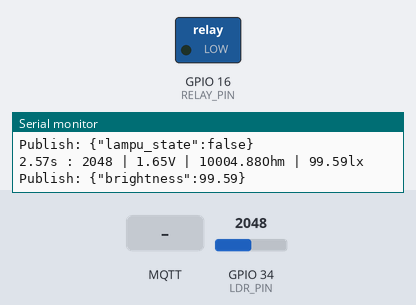
Simulated run of this sketch. Board: ESP32. Shown: switched loads named in the sketch (green lamp = pin HIGH), the last lines printed to the serial monitor. The test bench sets the inputs (shaded band); at power-on: GPIO 34 (LDR_PIN) = 2048. WiFi joins after 1.5 s; servers stay silent unless stated; no MQTT or app messages arrive unless stated.

Above: at 2.7 s.
2.8 s: GPIO 34 (LDR_PIN) set to 2501
4.7 s: GPIO 34 (LDR_PIN) set to 2604
At 6.8 s:
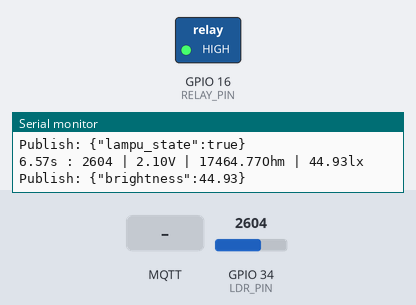
8.5 s: MQTT message "setLampuState" arrives on the first subscribed topic
At 9.2 s:
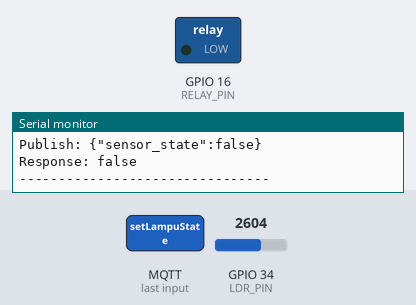
Timing chart, 0 to 11.5 s (numbered marks = the images above; inputs shaded):
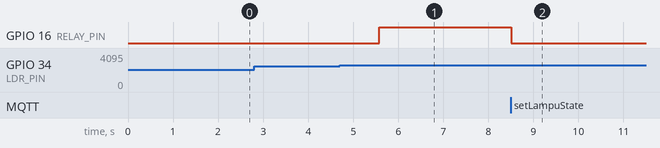

Measured:
- the behaviour switches between 2532 and 2533 on GPIO 34 (LDR_PIN) (found by bisection; images 0 and 1)
- after the input at 4.7 s, GPIO 16 (RELAY_PIN): LOW → HIGH after 0.88 s
- after the input at 8.5 s, GPIO 16 (RELAY_PIN): HIGH → LOW at once

The sketch:

KY-018.ino
```cpp
#include <WiFi.h>
#include <PubSubClient.h>

// definisi pin
#define LDR_PIN 34
#define RELAY_PIN 16

// wifi
#define WIFI_SSID "Wokwi-GUEST"
#define WIFI_PASSWORD ""
/* #define WIFI_SSID "Redmi Note 13 Pro 5G"
#define WIFI_PASSWORD "12121212" */

// MQTT Broker
#define MQTT_BROKER "202.0.107.154"
// #define MQTT_BROKER "thingsboard.aiot.my.id"
#define MQTT_CLIENT_ID "b5praadqnmxaxhph0mar"
#define MQTT_USERNAME "qsz35j1dxdfuzs2c5mbh"
#define MQTT_PASSWORD "18fybhco2hah52ilv47j"
#define MQTT_PORT 1983
#define MQTT_TOPIC_TELE_PUB "v1/devices/me/telemetry" // untuk publish
#define MQTT_TOPIC_RPC_REQ_SUB "v1/devices/me/rpc/request/+" // untuk RPC (remote procedural call) menerima data/perintah dari server
#define MQTT_TOPIC_BASE_RPC_RESP_PUB "v1/devices/me/rpc/response/" // untuk publish response dari RPC
#define MQTT_TOPIC_ATTR_SUB "v1/devices/me/attributes" // untuk subscribe atribut dari server
#define MQTT_TOPIC_BASE_ATTR_REPL_REQ_PUB "v1/devices/me/attributes/request/" // untuk publish request atribut ke server
#define MQTT_TOPIC_ATTR_REPL_SUB "v1/devices/me/attributes/response/+" // untuk subscribe atribut dari server cara lain

WiFiClient espClient;
PubSubClient client(espClient);

bool lampuState = false, sensorState = true, publishCahayaState = false, publishCahayaState2 = true;
String message, topicStr, responseRpc, publishMessage;
uint16_t telemetryPeriod = 1000;

void callback(char* topic, byte* payload, uint32_t length) {
  message = "";
  topicStr = String(topic);

  for (int i = 0; i < length; i++) {
    message += (char)payload[i];
  }

  Serial.println("--------------------------------");
  Serial.print("Message arrived in topic: ");
  Serial.println(topic);
  Serial.print("Message: ");
  Serial.println(message);

  if (topicStr.indexOf("rpc") != -1) {
    int requestIdPos = topicStr.indexOf("v1/devices/me/rpc/request/") + 26;
    String requestIdStr = topicStr.substring(requestIdPos);
    String MQTT_TOPIC_RPC_RESP_PUB = MQTT_TOPIC_BASE_RPC_RESP_PUB + String(requestIdStr);

    if (message.indexOf("setLampuState") != -1) {
      if (message.substring(message.indexOf("params") + 8) == "true}") {
        responseRpc = "true";
        lampuState = true;
      } else {
        responseRpc = "false";
        lampuState = false;
      }

      sensorState = false; // kalau hidup atau matikan dari switch lampu di dashboard, sensor mati

      publishMessage = "{\"sensor_state\":false}";
      client.publish(MQTT_TOPIC_TELE_PUB, &publishMessage[0]);

      Serial.print("Publish: ");
      Serial.println(publishMessage);
    } else if (message.indexOf("setSensorState") != -1) {
      if (message.substring(message.indexOf("params") + 8) == "true}") {
        responseRpc = "true";
        sensorState = true;
      } else {
        responseRpc = "false";
        sensorState = false;
      }

      publishCahayaState = true;
      publishCahayaState2 = true;
    }

    Serial.print("Response: ");
    Serial.println(responseRpc);
    client.publish(&MQTT_TOPIC_RPC_RESP_PUB[0], &responseRpc[0]);
  } else if (topicStr.indexOf("attributes") != -1) {
    int attributePos = message.indexOf("tele_period");

    if (attributePos != -1) {
      attributePos += 13;

      if (message.substring(attributePos).toInt() >= 1000) {
        telemetryPeriod = message.substring(attributePos).toInt();
        Serial.print("Telemetry Publish Period: ");
        Serial.print(telemetryPeriod / 1000.);
        Serial.println("s");
      } else {
        telemetryPeriod = 1000;
        Serial.println("Telemetry period is too low than 1s, set telemetry period to 1s");
      }
    }
  }

  Serial.println("--------------------------------");
}

uint32_t requestAttributeId = 1;

void reconnect() {
  while (!client.connected()) {
    Serial.print("The client ");
    Serial.print(MQTT_CLIENT_ID);
    Serial.println(" connecting to the public MQTT broker");
    if (client.connect(MQTT_CLIENT_ID, MQTT_USERNAME, MQTT_PASSWORD)) {
      Serial.println("Public EMQX MQTT broker connected");
    } else {
      Serial.print("Failed with state ");
      Serial.print(client.state());
      Serial.println(" try again in 5 seconds");
      delay(5000);
    }
  }

  String MQTT_TOPIC_ATTR_REPL_REQ_PUB = MQTT_TOPIC_BASE_ATTR_REPL_REQ_PUB + String(requestAttributeId);
  client.publish(MQTT_TOPIC_ATTR_REPL_REQ_PUB.c_str(), "{\"clientKeys\":\"cliattr1,cliattr2\",\"sharedKeys\":\"tele_period,sharedattr2\"}");

  Serial.print("Topic: ");
  Serial.println(MQTT_TOPIC_ATTR_REPL_REQ_PUB);
  Serial.println("Publish: {\"clientKeys\":\"cliattr1,cliattr2\",\"sharedKeys\":\"tele_period,sharedattr2\"}");

  requestAttributeId++;

  publishMessage = "{\"lampu_state\":false}";
  client.publish(MQTT_TOPIC_TELE_PUB, &publishMessage[0]);

  Serial.print("Publish: ");
  Serial.println(publishMessage);

  publishMessage = "{\"sensor_state\":true}";
  client.publish(MQTT_TOPIC_TELE_PUB, &publishMessage[0]);

  Serial.print("Publish: ");
  Serial.println(publishMessage);

  client.subscribe(MQTT_TOPIC_RPC_REQ_SUB); // rpc subscribe
  client.subscribe(MQTT_TOPIC_ATTR_SUB); // telemetry period subscribe
  client.subscribe(MQTT_TOPIC_ATTR_REPL_SUB); // attribute request -> response subscribe
}

void setup() {
  Serial.begin(115200); // setel baud

  analogSetAttenuation(ADC_11db); // untuk membaca hingga 3.3V
  pinMode(RELAY_PIN, OUTPUT);
  digitalWrite(RELAY_PIN, LOW); // agar relay mati pada awalnya

  // Connecting to a WiFi network
  WiFi.begin(WIFI_SSID, WIFI_PASSWORD);
  Serial.print("Connecting to Wi-Fi");
  while (WiFi.status() != WL_CONNECTED) {
    delay(500);
    Serial.print(".");
  }
  Serial.println();
  Serial.println("Connected to the Wi-Fi network");

  // connecting to a mqtt broker
  client.setServer(MQTT_BROKER, MQTT_PORT);
  client.setCallback(callback);

  while (!client.connected()) {
    Serial.print("The client ");
    Serial.print(MQTT_CLIENT_ID);
    Serial.println(" connecting to the public MQTT broker");
    if (client.connect(MQTT_CLIENT_ID, MQTT_USERNAME, MQTT_PASSWORD)) {
      Serial.println("Public EMQX MQTT broker connected");
    } else {
      Serial.print("Failed with state ");
      Serial.print(client.state());
      Serial.println(" try again in 5 seconds");
      delay(5000);
    }
  }

  String MQTT_TOPIC_ATTR_REPL_REQ_PUB = MQTT_TOPIC_BASE_ATTR_REPL_REQ_PUB + String(requestAttributeId);
  client.publish(MQTT_TOPIC_ATTR_REPL_REQ_PUB.c_str(), "{\"clientKeys\":\"cliattr1,cliattr2\",\"sharedKeys\":\"tele_period,sharedattr2\"}");

  Serial.print("Topic: ");
  Serial.println(MQTT_TOPIC_ATTR_REPL_REQ_PUB);
  Serial.println("Publish: {\"clientKeys\":\"cliattr1,cliattr2\",\"sharedKeys\":\"tele_period,sharedattr2\"}");

  requestAttributeId++;

  publishMessage = "{\"lampu_state\":false}";
  client.publish(MQTT_TOPIC_TELE_PUB, &publishMessage[0]);

  Serial.print("Publish: ");
  Serial.println(publishMessage);

  publishMessage = "{\"sensor_state\":true}";
  client.publish(MQTT_TOPIC_TELE_PUB, &publishMessage[0]);

  Serial.print("Publish: ");
  Serial.println(publishMessage);

  client.subscribe(MQTT_TOPIC_RPC_REQ_SUB); // rpc subscribe
  client.subscribe(MQTT_TOPIC_ATTR_SUB); // telemetry period subscribe
  client.subscribe(MQTT_TOPIC_ATTR_REPL_SUB); // attribute request -> response subscribe
}

bool publishCahayaState3 = true;
const float GAMMA = 0.7;
const float RL10 = 50;
float voltage, resistance, lux;
uint16_t analogValue;
uint32_t currentTime, pollingTime = 0;

void loop() {
  if (!client.connected()) {
    reconnect();
  }

  client.loop();

  if (sensorState) {
    // dijalankan setiap waktu berdasarkan telemetry period
    currentTime = millis();
    if (currentTime - pollingTime >= telemetryPeriod) {
      pollingTime = currentTime;

      analogValue = analogRead(LDR_PIN);
      voltage = (float)analogValue / 4095.0f * 3.3f;
      // resistance = 2000 * voltage / (3.3 - voltage);
      resistance = 3030.3f * voltage / (1.0f - voltage / 3.3f);
      lux = pow(RL10 * 1e3 * pow(10, GAMMA) / resistance, (1 / GAMMA));

      if (!isfinite(lux)) {
        lux = 100000;
      }

      Serial.print(pollingTime / 1000.);
      Serial.print("s : ");
      Serial.print(analogValue);
      Serial.print(" | ");
      Serial.print(voltage);
      Serial.print("V | ");
      Serial.print(resistance);
      Serial.print("Ohm | ");
      Serial.print(lux);
      Serial.println("lx");

      publishMessage = "{\"brightness\":" + String(lux) + "}";
      client.publish(MQTT_TOPIC_TELE_PUB, &publishMessage[0]);

      Serial.print("Publish: ");
      Serial.println(publishMessage);
    }
  } else {
    if (lampuState) {
      lux = 0;
    }
  }

  if (lampuState) { // lampu hidup
    digitalWrite(RELAY_PIN, HIGH);

    if (lux > 50) { // sensor hidup, terang
      lampuState = false;
    }
  } else { // lampu mati
    if (sensorState) { // sensor hidup
      if (lux <= 50) { // gelap
        publishCahayaState = true;
        if (publishCahayaState && publishCahayaState2) {
          publishMessage = "{\"lampu_state\":true}";
          client.publish(MQTT_TOPIC_TELE_PUB, &publishMessage[0]);

          Serial.print("Publish: ");
          Serial.println(publishMessage);

          publishCahayaState2 = false;
        }

        lampuState = true;
      } else { // terang
        if (publishCahayaState || publishCahayaState3) {
          publishMessage = "{\"lampu_state\":false}";
          client.publish(MQTT_TOPIC_TELE_PUB, &publishMessage[0]);

          Serial.print("Publish: ");
          Serial.println(publishMessage);

          publishCahayaState = false;
          publishCahayaState2 = true;
          publishCahayaState3 = false;
        }

        lampuState = false;
        digitalWrite(RELAY_PIN, LOW);
      }
    } else { // sensor mati
      digitalWrite(RELAY_PIN, LOW);
    }
  }
}
/**
 * kalau saklar lampu dihidup atau dimatikan, sensor cahayanya mati
 * sensor hidup
 *   kalau terang, lampu mati
 *     switch lampu di dashboard mati
 *   kalau gelap, lampu hidup
 *     switch lampu di dashboard hidup
 *   switch lampu dihidupkan dan switch sensor hidup
 *     lampu hidup
 *     sensor mati
 * lampu hidup karena switch lampu hidup
 *   switch lampu di dashboard hidup
 *   sensor mati
 * lampu mati karena switch lampu mati
 *   switch lampu di dashboard mati
 *   sensor mati
 * sensor mati
 *   switch sensor di dashboard mati
 *   lampu mati
 */
```
